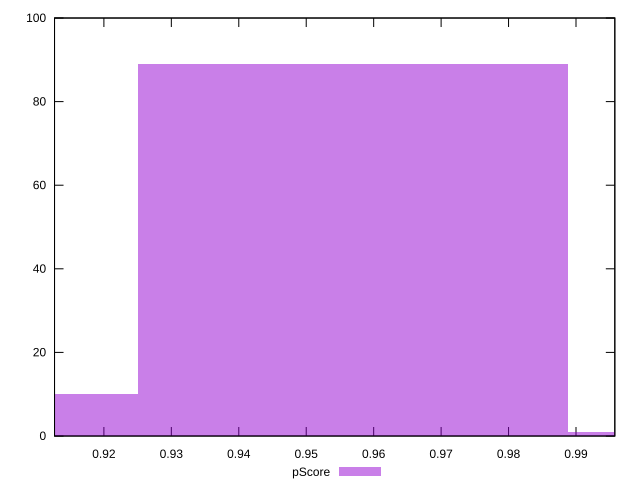

This chart was generated by the following gnuplot code:
reset

$pScore <<EOF
0.9568974081375887 89
0.8931042475950828 10
1.0206905686800947 1
EOF

set key outside below
set boxwidth 0.06379316054250592
set xrange [0.9126811613837469:0.9957565261777267]
set yrange [0:100]
set trange [0:100]
set style fill transparent solid 0.5 noborder
set terminal svg size 640, 490 enhanced background rgb 'white'
set output "reports/report_00032_2021-02-25T10-28-15.087Z/largest-contentful-paint/samples/card/pScore/histogram.svg"

plot $pScore title "pScore" with boxes

reset
